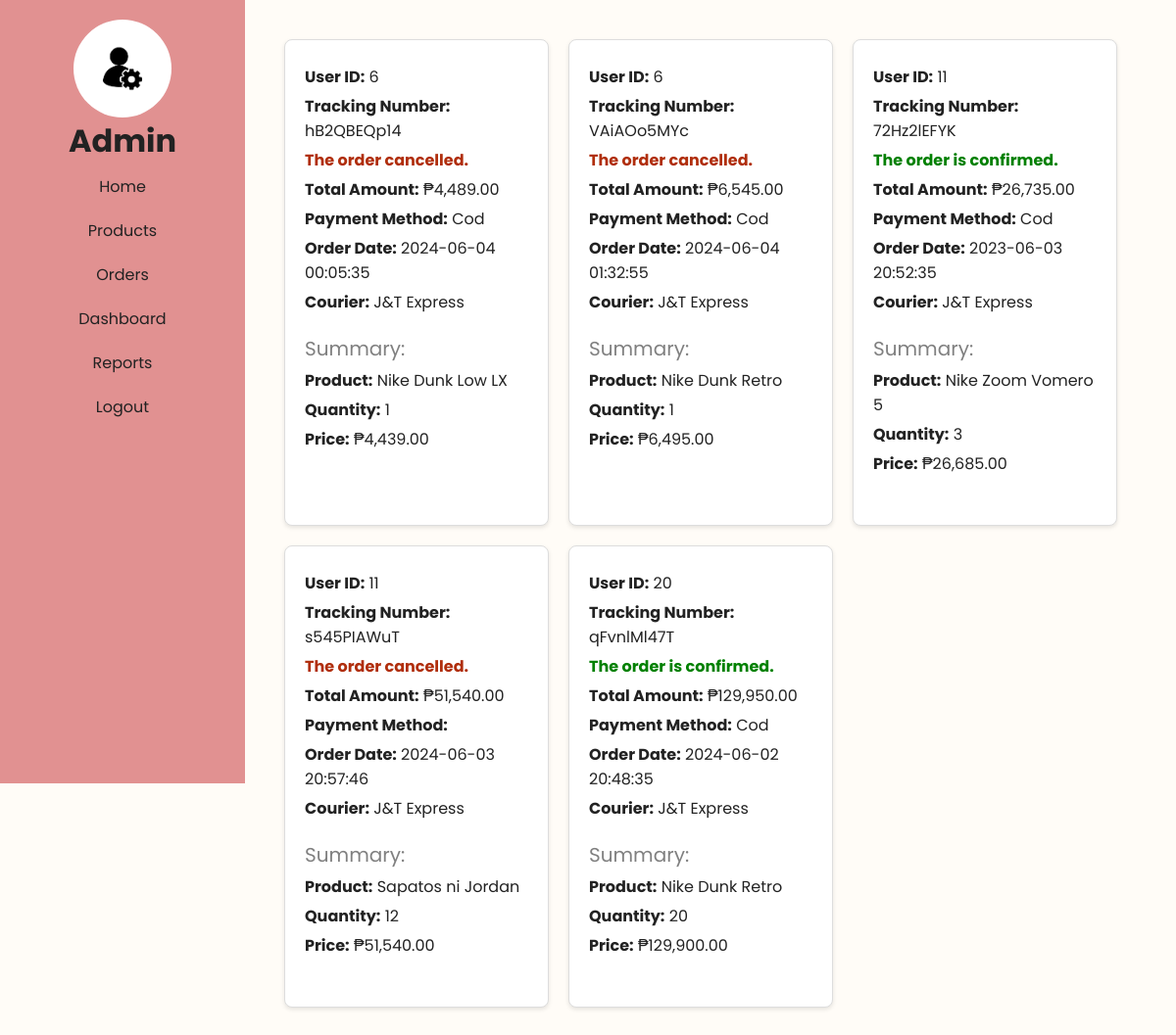
The app's page /admin/order.php with its own data.
### tables this page shows
CREATE TABLE `checkouts` (
  `order_id` int(11) NOT NULL,
  `user_id` int(11) NOT NULL,
  `product` varchar(255) NOT NULL,
  `quantity` int(100) NOT NULL,
  `price` bigint(255) NOT NULL,
  `date_ordered` datetime NOT NULL DEFAULT current_timestamp(),
  `payment_method` varchar(500) NOT NULL,
  `shipping_fee` int(11) NOT NULL,
  `total_amount` varchar(500) NOT NULL,
  `courier` varchar(100) NOT NULL DEFAULT 'J&T Express',
  `order_status` varchar(255) NOT NULL DEFAULT 'A' COMMENT 'A-Active G-Confirmed C-Cancelled',
  `confirmation_date` datetime DEFAULT NULL,
  `tracking_number` varchar(255) NOT NULL
);

### admin/order.php (the view, shortened to what this page needs)
<!DOCTYPE html>
<html lang="en">
<head>
</head>
<body>
<header>
  <div class="sidebar">
    <div class="imagesize"><img src="../img/admin_prodile.jpeg" alt=""></div>
    <h1>Admin</h1>
    <ul>
      <li><a href="admin.php">Home</a></li>
      <li><a href="products.php">Products</a></li>
      <li><a href="order.php">Orders</a></li>
      <li><a href="dashboard.php">Dashboard</a></li>
      <li><a href="reports.php">Reports</a></li>
      <li><a href="?logout">Logout</a></li>
    </ul>
  </div>
</header>
<main>
  <div class="container">
  <?php
include("../database/database.php");
$sql = "SELECT * FROM checkouts ORDER BY user_id, tracking_number";
$result = mysqli_query($conn, $sql);
if ($result->num_rows > 0) {
    $current_user_id = '';
    $current_tracking_number = '';
    while ($row = mysqli_fetch_assoc($result)) {
        if ($row['user_id'] != $current_user_id || $row['tracking_number'] != $current_tracking_number) {
            if ($current_tracking_number != '') {
                echo '</div>';
            }
            $current_user_id = $row['user_id'];
            $current_tracking_number = $row['tracking_number'];
            echo "<div class='card'>";
            echo "<p><strong>User ID:</strong> " . htmlspecialchars($row['user_id']) . "</p>";
            echo "<p><strong>Tracking Number:</strong> " . htmlspecialchars($row['tracking_number']) . "</p>";
            if ($row['order_status'] == 'C') {
                echo "<p style=\"color: #B02E0C; font-weight: bold; font-size: 16px;\">The order cancelled.</p>";
            } elseif ($row['order_status'] == 'G') {
                echo "<p style=\"color: green; font-weight: bold; font-size: 16px;\">The order is confirmed.</p>";
            }
            echo "<p><strong>Total Amount:</strong> ₱" . number_format($row['total_amount'], 2) . "</p>";
            echo "<p><strong>Payment Method:</strong> " . htmlspecialchars($row['payment_method']) . "</p>";
            echo "<p><strong>Order Date:</strong> " . htmlspecialchars($row['date_ordered']) . "</p>";
            echo "<p><strong>Courier:</strong> " . htmlspecialchars($row['courier']) . "</p>";
            echo "<p style=\"margin: 20px 0 0 0; font-size: 20px; color: grey; font-weight: light;\">Summary:</p>";
        }
        echo "<p><strong>Product:</strong> " . htmlspecialchars($row['product']) . "</p>";
        echo "<p><strong>Quantity:</strong> " . number_format($row['quantity']) . "</p>";
        echo "<p><strong>Price:</strong> ₱" . number_format($row['price'], 2) . "</p>";
        echo "<br>";
    }
    echo '</div>';
} else {
    echo "<p>No orders found.</p>";
}
?>
  </div>
</main>
</body>
</html>

### admin/order.php (style rules this page uses)
:root { --color-lightcoral: #E19191 !important; --color-slategray: #738290 !important; --color-babypowder: #FFFCF7 !important; --text-babypowder: #FFFCF7 !important; --color-dark: #222222 !important; --color-rufus: #B02E0C; }
* { padding: 0; margin: 0; box-sizing: border-box; font-family: "Poppins", sans-serif; }
body { min-height: calc(100vh - 40px); width: 100%; background-color: var(--color-babypowder); color: var(--color-dark); padding: 20px; }
.imagesize, img { width: 100px; height: 100px; object-fit: cover; border-radius: 50%; }
.sidebar { position: fixed; top: 0; left: 0; height: 100vh; width: 250px; background-color: var(--color-lightcoral); padding: 20px; display: flex; justify-content: flex-start; flex-direction: column; align-items: center; text-align: center; }
.sidebar ul { list-style-type: none; padding: 0; }
.sidebar ul li a { display: block; padding: 10px; border-radius: 8px; text-decoration: none; color: var(--color-dark); }
main { margin-left: 250px; padding: 20px; }
.container { display: flex; flex-wrap: wrap; gap: 20px; }
.card { background-color: #fff; border: 1px solid #ddd; border-radius: 8px; box-shadow: 0 2px 4px rgba(0, 0, 0, 0.1); padding: 20px; width: calc(33.333% - 20px); box-sizing: border-box; }
.card p { margin: 5px 0; }
.card strong { font-weight: bold; }

### records on screen
checkouts: user "6", tracking_number "hB2QBEQp14", order_status "The order cancelled.", total_amount "4,489.00", payment_method "Cod", date_ordered "2024-06-04 00:05:35", courier "J&T Express", product "Nike Dunk Low LX", quantity "1", price "4,439.00"
checkouts: user "6", tracking_number "VAiAOo5MYc", order_status "The order cancelled.", total_amount "6,545.00", payment_method "Cod", date_ordered "2024-06-04 01:32:55", courier "J&T Express", product "Nike Dunk Retro", quantity "1", price "6,495.00"
checkouts: user "11", tracking_number "72Hz2lEFYK", order_status "The order is confirmed.", total_amount "26,735.00", payment_method "Cod", date_ordered "2023-06-03 20:52:35", courier "J&T Express", product "Nike Zoom Vomero 5", quantity "3", price "26,685.00"
checkouts: user "11", tracking_number "s545PIAWuT", order_status "The order cancelled.", total_amount "51,540.00", date_ordered "2024-06-03 20:57:46", courier "J&T Express", product "Sapatos ni Jordan", quantity "12", price "51,540.00"
checkouts: user "20", tracking_number "qFvnlMl47T", order_status "The order is confirmed.", total_amount "129,950.00", payment_method "Cod", date_ordered "2024-06-02 20:48:35", courier "J&T Express", product "Nike Dunk Retro", quantity "20", price "129,900.00"
